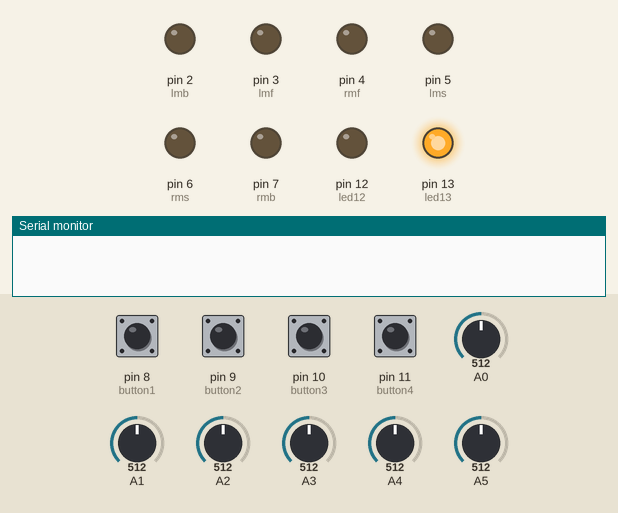
This sketch was run on a simulated Arduino Uno, built with avr-gcc and run on an emulated ATmega328P. Parts: output pins drawn as LEDs (lit = HIGH), the last lines printed to the serial monitor. Dashed ring = blinking. The inputs (shaded band) are chosen by the test bench; at power-on: pin 8 (button1), pin 9 (button2), pin 10 (button3), pin 11 (button4) HIGH, A2 = 512, A0 = 512, A1 = 512, A3 = 512, A4 = 512, A5 = 512.

Above: at 1.2 s.
1.3 s: pin 11 (button4) pulled LOW for 0.15 s
At 1.8 s:
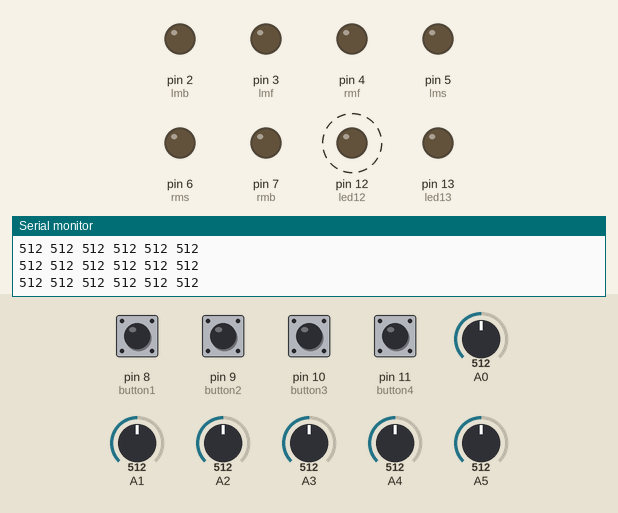
4.3 s: pin 10 (button3) pulled LOW for 0.15 s
At 5.2 s:
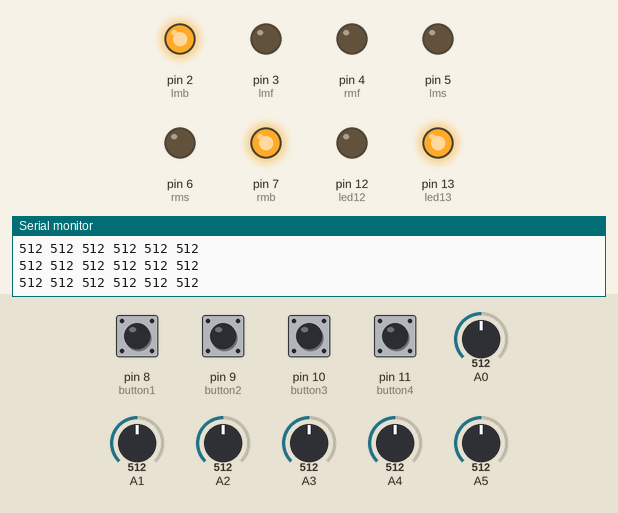
5.9 s: pin 8 (button1) pulled LOW for 0.15 s
At 7.5 s:
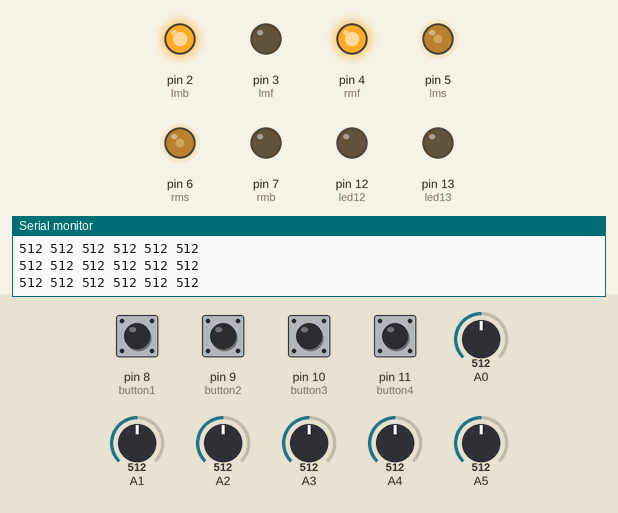
8.9 s: A2 set to 525
At 9.3 s:
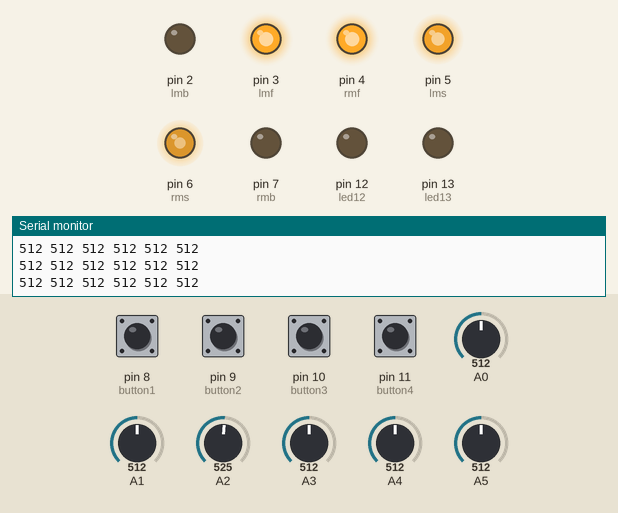
10.4 s: A0 set to 531
At 11.6 s:
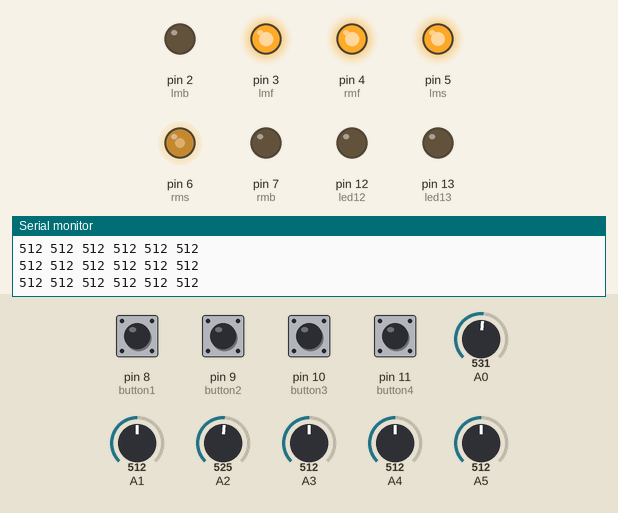
11.9 s: A0 set to 502
At 12.8 s:
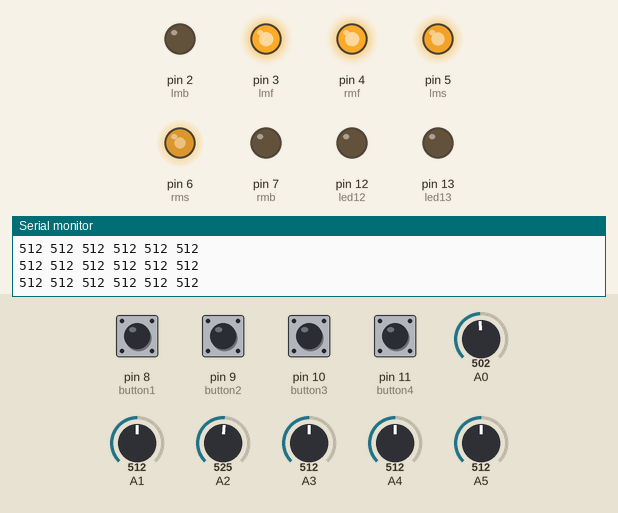
Timing chart, 0 to 14.4 s (numbered marks = the images above; inputs shaded):
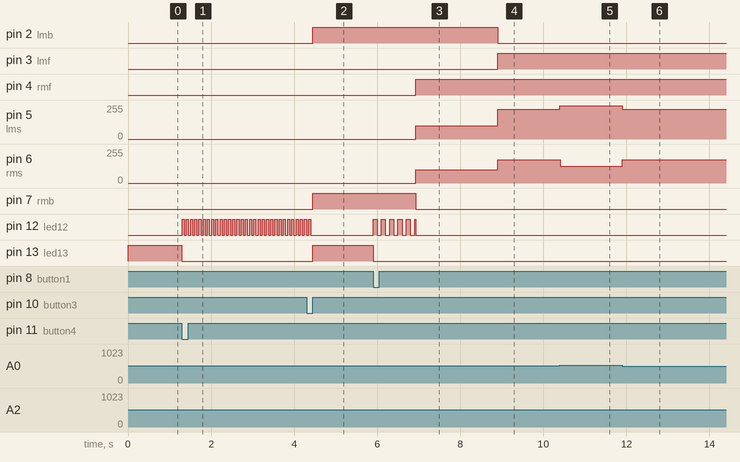

Measured:
- the behaviour switches between 512 and 513 on A2 (found by bisection; images 3 and 4)
- the behaviour switches between 512 and 513 on A0 (found by bisection; images 4 and 5)
- after the input at 1.3 s, pin 12 (led12): alternates HIGH for 0.05 s and LOW for 0.05 s, starting at once; pin 13 (led13): HIGH → LOW at once
- after the input at 4.3 s, pin 2 (lmb), pin 7 (rmb), pin 13 (led13): LOW → HIGH after 0.15 s; pin 12 (led12): goes on until 4.4 s, then stays LOW
- after the input at 5.9 s, pin 4 (rmf): LOW → HIGH after 1.0 s; pin 5 (lms), pin 6 (rms): 0/255 → 100/255 after 1.0 s; pin 7 (rmb): HIGH → LOW after 1.0 s; pin 12 (led12): goes 5 × (HIGH 0.10 s, LOW 0.10 s), HIGH 0.03 s, then LOW, starting at once; pin 13 (led13): HIGH → LOW at once
- after the input at 8.9 s, pin 2 (lmb): HIGH → LOW at once; pin 3 (lmf): LOW → HIGH at once; pin 5 (lms): 100/255 → 225/255 at once; pin 6 (rms): 100/255 → 175/255 at once
- after the input at 10.4 s, pin 5 (lms): 225/255 → 250/255 at once; pin 6 (rms): 175/255 → 125/255 at once
- after the input at 11.9 s, pin 5 (lms): 250/255 → 225/255 at once; pin 6 (rms): 125/255 → 175/255 at once

The sketch:

PID_LINE_FOLLOWER_CODE.ino
```cpp
//motor pin defines
#define rmf 4 //IN1
#define rmb 7 //IN2
#define lmf 3 //IN3
#define lmb 2 //IN4
#define rms 6 //EnA
#define lms 5 //EnB

//declaration of necessary variable to line follow
int s[6], sum;
int position[6] = { 1, 2, 3, 4, 5, 6 };
int threshold = 512, sensor;
int lbase = 200, rbase = 200;
int lmotor, rmotor;
float avg;
int kp = 50, kd = 1000;
int PID;
float error, last_error;
char turn;
int base[6] = { 1, 2, 4, 8, 16, 32 };
int tsp = 100;  //turn speed

//push button and led
int button1 = 8;
int button2 = 9;
int button3 = 10;
int button4 = 11;
int led12 = 12;
int led13 = 13;
bool button1_state, button2_state, button3_state, button4_state;


void setup() {
  //motor driver pins as output
  pinMode(lmf, OUTPUT);
  pinMode(lmb, OUTPUT);
  pinMode(rmf, OUTPUT);
  pinMode(rmb, OUTPUT);

  //button pin as input
  pinMode(button1, INPUT_PULLUP);
  pinMode(button2, INPUT_PULLUP);
  pinMode(button3, INPUT_PULLUP);
  pinMode(button4, INPUT_PULLUP);
  //led pin as output
  pinMode(led12, OUTPUT);
  pinMode(led13, OUTPUT);
  Serial.begin(9600);
}


void loop(){
  digitalWrite(led13, HIGH);
  button_status(); //reading the status of push button

//when button 1 will be pressed then the robot will start to follow lines.
while (button1_state != 1) {
  digitalWrite(led13, LOW);

//blink led12
 for (int i = 0; i < 5; ++i) {
    digitalWrite(led12, HIGH);
    delay(100);
    digitalWrite(led12, LOW);
    delay(100);
  }

  PID_LINE_FOLLOW(); //line follow using pid
}

//when push button 2 is pressed.
//to check if the both motor are running in the same speed or not.
//if the both runs in same speed then the robot will go straight otherwise it will move in left or right.
while (button2_state != 1) {
  digitalWrite(led13, LOW);

 for (int i = 0; i < 3; ++i) {
    digitalWrite(led12, HIGH);
    delay(500);
    digitalWrite(led12, LOW);
    delay(500);
  }
  motor(250, 250);
  delay(3000);
  motor(0,0);
  button_status();
}

while (button4_state != 1) {
  digitalWrite(led13, LOW);
  (button3_state = digitalRead(button3) != 1) ? button3_state = 0, button4_state = 1 : button4_state = 0;

  for (short int i = 0; i <=5 ; i++) Serial.print(String(analogRead(i)) + " "); //to print sensor value in serial monitor
  Serial.println();

  digitalWrite(led13, LOW);
  digitalWrite(led12, HIGH);
  delay(50);
  digitalWrite(led12, LOW);
  delay(50);
}

//stop mode if button 3 is pressed
while (button3_state != 1) {
  motor(0,0);
  digitalWrite(led13, HIGH);
  button_status();
}
}


void PID_reading() {
  sensor = 0;
  sum = 0;
  for (byte i = 0; i < 6; i++) {
    s[i] = analogRead(i);
    (s[i] > threshold) ? s[i] = 1 : s[i] = 0; //this line converts analog value into digital
    sensor += s[i] * position[i];
    sum += s[i];
  }
  if(sum) avg = sensor / sum; //average value
}

void reading() {
  sensor = 0;
  sum = 0;
  for (byte i = 0; i < 6; i++) {
    s[i] = analogRead(i);
    (s[i] > threshold) ? s[i] = 1 : s[i] = 0; //this line converts analog value into digital
    sensor += s[i] * base[i];
    sum += s[i];
  }
}

void PID_LINE_FOLLOW() {
  while(1) {
  reading();
  if (sum == 0) {
    digitalWrite(led12, HIGH);
    if (turn != 's') {
      delay(30);  //to turn from the center of the robot. adjust delay according to your need.
      motor(0,0);
      (turn == 'r') ? motor(tsp, -tsp), digitalWrite(led12, LOW) : motor(-tsp, tsp), digitalWrite(led12, LOW);
      while (!s[2] && !s[3]) reading();
      turn = 's';
    }
  }

  PID_reading();
  error = 3.5 - avg;
  PID = error * kp + kd * (error - last_error);
  last_error = error;

  rmotor = rbase - PID;
  lmotor = lbase + PID;
  motor(lmotor, rmotor);

  if (s[0] && !s[5]) turn = 'r';
  if (s[5] && !s[0]) turn = 'l';
  else if (sum == 6) {
    delay(20);
    reading();
    if (sum == 6) {
      motor(0, 0);
      while (sum == 6) reading();
    }
    else if (sum == 0) turn = 'r';
  }

  }
}

//reading the status of push button and saving the state.
void button_status() {
button1_state = digitalRead(button1);
button2_state = digitalRead(button2);
button3_state = digitalRead(button3);
button4_state = digitalRead(button4);
}

//motor run function
void motor(int a, int b) {
  if (a > 0) {
    digitalWrite(lmf, 1);
    digitalWrite(lmb, 0);
  }
  else {
    a = -(a);
    digitalWrite(lmf, 0);
    digitalWrite(lmb, 1);
  }
  if (b > 0) {
    digitalWrite(rmf, 1);
    digitalWrite(rmb, 0);
  }
  else {
    b = -(b);
    digitalWrite(rmf, 0);
    digitalWrite(rmb, 1);
  }

  if (a > 250) a = 250;
  if (b > 250) b = 250;

  analogWrite(lms, a);
  analogWrite(rms, b);
}
```
